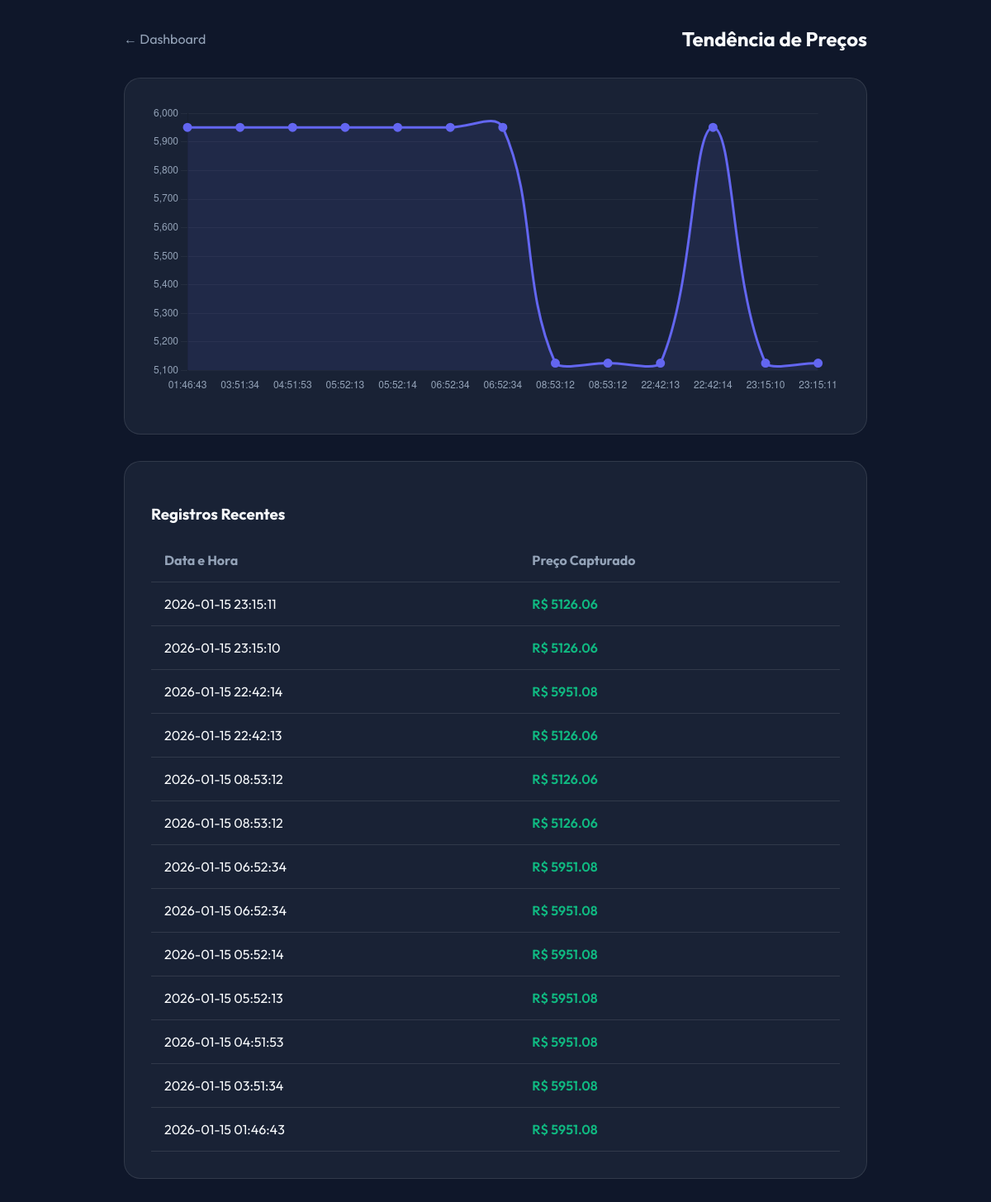
Page /history/1 on the committed database.
### tables this page shows
CREATE TABLE price_history (
            id INTEGER PRIMARY KEY AUTOINCREMENT,
            product_id INTEGER,
            price REAL NOT NULL,
            timestamp DATETIME DEFAULT CURRENT_TIMESTAMP,
            FOREIGN KEY (product_id) REFERENCES products (id)
        );

### app.py (the view)
@app.route('/history/<int:product_id>')
def history(product_id):
    history_data = get_history(product_id)
    return render_template('history.html', history=history_data)

### database.py (called while the page is built)
def get_history(product_id):
    conn = sqlite3.connect(DB_NAME)
    conn.row_factory = sqlite3.Row
    cursor = conn.cursor()
    cursor.execute('''
        SELECT price, timestamp
        FROM price_history
        WHERE product_id = ?
        ORDER BY timestamp DESC
    ''', (product_id,))
    history = cursor.fetchall()
    conn.close()
    return history

### templates/history.html (shortened to what this page needs)
<!DOCTYPE html>
<html lang="pt-br">
<head>
</head>
<body>
    <div class="container">
        <div class="header">
            <a href="/" class="back-btn">← Dashboard</a>
            <h2 style="margin:0">Tendência de Preços</h2>
        </div>
        <div class="card">
            <div class="chart-container">
                <canvas id="priceChart"></canvas>
            </div>
        </div>
        <div class="card">
            <h3>Registros Recentes</h3>
            <table>
                <thead>
                    <tr>
                        <th>Data e Hora</th>
                        <th>Preço Capturado</th>
                    </tr>
                </thead>
                <tbody>
                    {% for entry in history %}
                    <tr>
                        <td>{{entry.timestamp}}</td>
                        <td class="price-val">R$ {{'%.2f'|format(entry.price)}}</td>
                    </tr>
                    {% endfor %}
                </tbody>
            </table>
        </div>
    </div>
    <script>
        const ctx = document.getElementById('priceChart').getContext('2d');
        // Coletamos os dados dos atributos HTML (Muito mais seguro)
        const points = Array.from(document.querySelectorAll('.history-point'));
        const data = points.map(el => ({
            t: el.dataset.t,
            p: parseFloat(el.dataset.p)
        })).reverse(); // Ordenamos do mais antigo para o mais novo para o gráfico
        if (data.length > 0) {
            new Chart(ctx, {
                type: 'line',
                data: {
                    labels: data.map(d => d.t.split(' ')[1]),
                    datasets: [{
                        label: 'Preço (R$)',
                        data: data.map(d => d.p),
                        borderColor: '#6366f1',
                        backgroundColor: 'rgba(99, 102, 241, 0.1)',
                        fill: true,
                        tension: 0.4,
                        borderWidth: 3,
                        pointRadius: 4,
                        pointBackgroundColor: '#6366f1'
                    }]
                },
                options: {
                    responsive: true,
                    maintainAspectRatio: false,
                    plugins: { legend: { display: false } },
                    scales: {
                        y: {
                            grid: { color: 'rgba(255,255,255,0.05)' },
                            ticks: { color: '#94a3b8' }
                        },
                        x: {
                            grid: { display: false },
                            ticks: { color: '#94a3b8' }
                        }
                    }
                }
            });
        }
    </script>
</body>
</html>

### templates/history.html (style rules this page uses)
:root { --primary: #4f46e5; --bg: #0f172a; --card-bg: rgba(30, 41, 59, 0.7); --border: rgba(255, 255, 255, 0.1); --text-main: #f8fafc; --text-dim: #94a3b8; }
body { font-family: 'Outfit', sans-serif; background: #0f172a; color: var(--text-main); margin: 0; padding: 2rem; min-height: 100vh; }
.container { max-width: 900px; margin: 0 auto; }
.header { display: flex; justify-content: space-between; align-items: center; margin-bottom: 2rem; }
.back-btn { text-decoration: none; color: var(--text-dim); display: flex; align-items: center; gap: 8px; }
.card { background: var(--card-bg); backdrop-filter: blur(12px); border: 1px solid var(--border); border-radius: 20px; padding: 2rem; margin-bottom: 2rem; }
.chart-container { height: 350px; margin-bottom: 1rem; }
table { width: 100%; border-collapse: collapse; }
th { text-align: left; color: var(--text-dim); padding: 1rem; border-bottom: 1px solid var(--border); }
td { padding: 1rem; border-bottom: 1px solid var(--border); }
.price-val { font-weight: 600; color: #10b981; }

### rows in the picture
price_history: timestamp "2026-01-15 23:15:11", price "5126.06"
price_history: timestamp "2026-01-15 23:15:10", price "5126.06"
price_history: timestamp "2026-01-15 22:42:14", price "5951.08"
price_history: timestamp "2026-01-15 22:42:13", price "5126.06"
price_history: timestamp "2026-01-15 08:53:12", price "5126.06"
price_history: timestamp "2026-01-15 08:53:12", price "5126.06"
price_history: timestamp "2026-01-15 06:52:34", price "5951.08"
price_history: timestamp "2026-01-15 06:52:34", price "5951.08"
price_history: timestamp "2026-01-15 05:52:14", price "5951.08"
price_history: timestamp "2026-01-15 05:52:13", price "5951.08"
price_history: timestamp "2026-01-15 04:51:53", price "5951.08"
price_history: timestamp "2026-01-15 03:51:34", price "5951.08"
price_history: timestamp "2026-01-15 01:46:43", price "5951.08"
